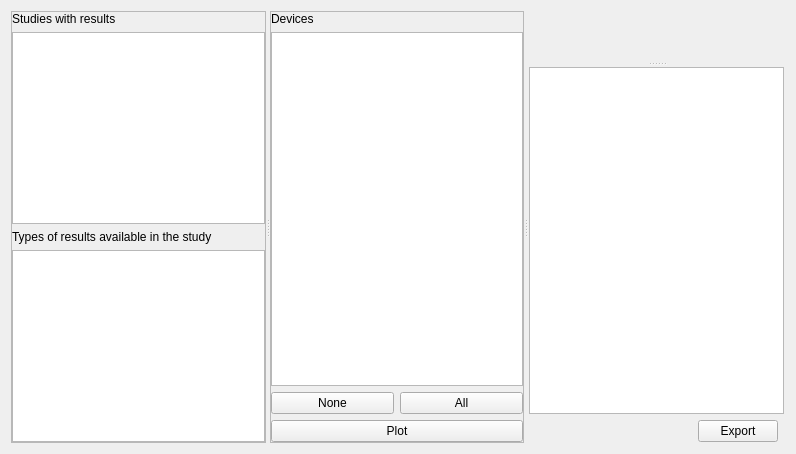
      <widget class="QWidget" name="ResultsTab">
       <attribute name="icon">
        <iconset resource="icons.qrc">
         <normaloff>:/Icons/white_icons/bars.svg</normaloff>:/Icons/white_icons/bars.svg</iconset>
       </attribute>
       <attribute name="title">
        <string>Results</string>
       </attribute>
       <layout class="QGridLayout" name="gridLayout_3">
        <item row="0" column="0">
         <widget class="QSplitter" name="splitter_2">
          <property name="orientation">
           <enum>Qt::Horizontal</enum>
          </property>
          <property name="childrenCollapsible">
           <bool>false</bool>
          </property>
          <widget class="QFrame" name="frame_4">
           <property name="frameShape">
            <enum>QFrame::NoFrame</enum>
           </property>
           <property name="frameShadow">
            <enum>QFrame::Raised</enum>
           </property>
           <layout class="QHBoxLayout" name="horizontalLayout_2">
            <property name="leftMargin">
             <number>0</number>
            </property>
            <property name="topMargin">
             <number>0</number>
            </property>
            <property name="rightMargin">
             <number>0</number>
            </property>
            <property name="bottomMargin">
             <number>0</number>
            </property>
            <item>
             <widget class="QSplitter" name="splitter_3">
              <property name="orientation">
               <enum>Qt::Horizontal</enum>
              </property>
              <widget class="QFrame" name="frame_8">
               <property name="frameShape">
                <enum>QFrame::StyledPanel</enum>
               </property>
               <property name="frameShadow">
                <enum>QFrame::Raised</enum>
               </property>
               <layout class="QVBoxLayout" name="verticalLayout_6">
                <property name="leftMargin">
                 <number>0</number>
                </property>
                <property name="topMargin">
                 <number>0</number>
                </property>
                <property name="rightMargin">
                 <number>0</number>
                </property>
                <property name="bottomMargin">
                 <number>0</number>
                </property>
                <item>
                 <widget class="QLabel" name="label_16">
                  <property name="text">
                   <string>Studies with results</string>
                  </property>
                 </widget>
                </item>
                <item>
                 <widget class="QListView" name="result_listView"/>
                </item>
                <item>
                 <widget class="QLabel" name="label_7">
                  <property name="text">
                   <string>Types of results available in the study</string>
                  </property>
                 </widget>
                </item>
                <item>
                 <widget class="QListView" name="result_type_listView"/>
                </item>
               </layout>
              </widget>
              <widget class="QFrame" name="frame_9">
               <property name="frameShape">
                <enum>QFrame::StyledPanel</enum>
               </property>
               <property name="frameShadow">
                <enum>QFrame::Raised</enum>
               </property>
               <layout class="QGridLayout" name="gridLayout">
                <property name="leftMargin">
                 <number>0</number>
                </property>
                <property name="topMargin">
                 <number>0</number>
                </property>
                <property name="rightMargin">
                 <number>0</number>
                </property>
                <property name="bottomMargin">
                 <number>0</number>
                </property>
                <item row="2" column="0">
                 <widget class="QPushButton" name="select_none_pushButton">
                  <property name="text">
                   <string>None</string>
                  </property>
                 </widget>
                </item>
                <item row="2" column="1">
                 <widget class="QPushButton" name="select_all_pushButton">
                  <property name="text">
                   <string>All</string>
                  </property>
                 </widget>
                </item>
                <item row="0" column="0">
                 <widget class="QLabel" name="label_15">
                  <property name="text">
                   <string>Devices</string>
                  </property>
                 </widget>
                </item>
                <item row="3" column="0" colspan="2">
                 <widget class="QPushButton" name="plot_pushButton">
                  <property name="text">
                   <string>Plot</string>
                  </property>
                  <property name="icon">
                   <iconset resource="icons.qrc">
                    <normaloff>:/Icons/white_icons/pic.svg</normaloff>:/Icons/white_icons/pic.svg</iconset>
                  </property>
                 </widget>
                </item>
                <item row="1" column="0" colspan="2">
                 <widget class="QListView" name="result_element_selection_listView"/>
                </item>
               </layout>
              </widget>
             </widget>
            </item>
           </layout>
          </widget>
          <widget class="QSplitter" name="splitter">
           <property name="orientation">
            <enum>Qt::Vertical</enum>
           </property>
           <widget class="MatplotlibWidget" name="resultsPlot" native="true"/>
           <widget class="QFrame" name="frame_5">
            <property name="frameShape">
             <enum>QFrame::NoFrame</enum>
            </property>
            <property name="frameShadow">
             <enum>QFrame::Raised</enum>
            </property>
            <layout class="QGridLayout" name="gridLayout_2">
             <property name="leftMargin">
              <number>1</number>
             </property>
             <property name="topMargin">
              <number>1</number>
             </property>
             <property name="rightMargin">
              <number>1</number>
             </property>
             <property name="bottomMargin">
              <number>1</number>
             </property>
             <item row="0" column="0" colspan="3">
              <widget class="QTableView" name="resultsTableView"/>
             </item>
             <item row="1" column="1">
              <widget class="QPushButton" name="saveResultsButton">
               <property name="text">
                <string>Export</string>
               </property>
               <property name="icon">
                <iconset resource="icons.qrc">
                 <normaloff>:/Icons/white_icons/save.svg</normaloff>:/Icons/white_icons/save.svg</iconset>
               </property>
              </widget>
             </item>
             <item row="1" column="0">
              <spacer name="horizontalSpacer_4">
               <property name="orientation">
                <enum>Qt::Horizontal</enum>
               </property>
               <property name="sizeHint" stdset="0">
                <size>
                 <width>40</width>
                 <height>20</height>
                </size>
               </property>
              </spacer>
             </item>
            </layout>
           </widget>
          </widget>
         </widget>
        </item>
       </layout>
      </widget>
